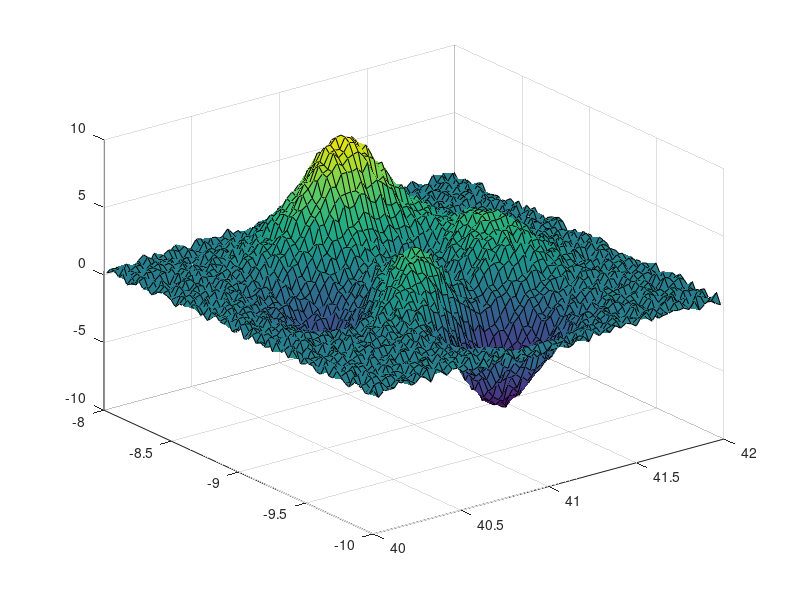
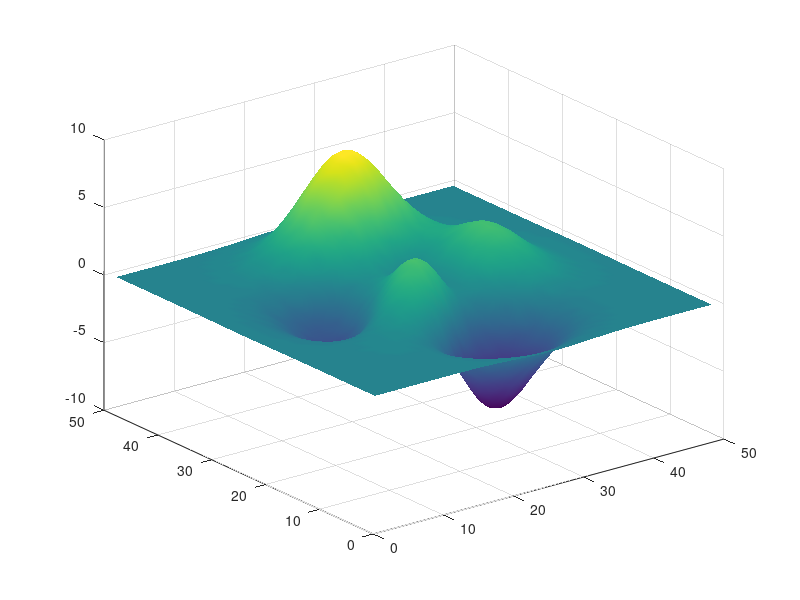

MATLAB code for these plots, in order: (Note: this script raises an error after producing the figures.)
function varargout = KMLfig2pngNew_test(varargin)
%KMLFIG2PNGNEW_TEST  One line description goes here.
%
%   More detailed description goes here.
%
%   Syntax:
%   varargout = KMLfig2pngNew_test(varargin)
%
%   Input:
%   varargin  =
%
%   Output:
%   varargout =
%
%   Example
%   KMLfig2pngNew_test
%
%   See also 

%% Copyright notice
%   --------------------------------------------------------------------
%   Copyright (C) 2010 <COMPANY>
%       Thijs
%
%       <EMAIL>	
%
%       <ADDRESS>
%
%   This library is free software: you can redistribute it and/or
%   modify it under the terms of the GNU Lesser General Public
%   License as published by the Free Software Foundation, either
%   version 2.1 of the License, or (at your option) any later version.
%
%   This library is distributed in the hope that it will be useful,
%   but WITHOUT ANY WARRANTY; without even the implied warranty of
%   MERCHANTABILITY or FITNESS FOR A PARTICULAR PURPOSE.  See the GNU
%   Lesser General Public License for more details.
%
%   You should have received a copy of the GNU Lesser General Public
%   License along with this library. If not, see <http://www.gnu.org/licenses/>.
%   --------------------------------------------------------------------

% This tool is part of <a href="http://OpenEarth.nl">OpenEarthTools</a>.
% OpenEarthTools is an online collaboration to share and manage data and 
% programming tools in an open source, version controlled environment.
% Sign up to recieve regular updates of this function, and to contribute 
% your own tools.

%% Version <http://svnbook.red-bean.com/en/1.5/svn.advanced.props.special.keywords.html>
% Created: 20 Jan 2010
% Created with Matlab version: 7.7.0.471 (R2008b)

% $Id$
% $Date$
% $Author$
% $Revision$
% $HeadURL$
% $Keywords: $

disp(['... running test:',mfilename])

%%

[lat,lon] = meshgrid(40:.03:42,-10:.03:-8);
z = peaks(67)+rand(size(lat));
surf(lat,lon,z)
    
    
figure('Visible','Off')
h               = surf(peaks-.1);
shading interp;material([.9 0.08 .07]);lighting phong
axis off;axis tight;view(0,90);lightangle(0,90)
colormap(colormap_cpt('bathymetry_vaklodingen',500));clim([-50 25]);

KMLfig2pngNew(h,lat,lon,z,'highestLevel',6,'lowestLevel',14,...
    'mergeExistingTiles',true,'bgcolor',[255 0 255],...
    'fileName',KML_testdir('KMLfig2pngNew.kml'))




